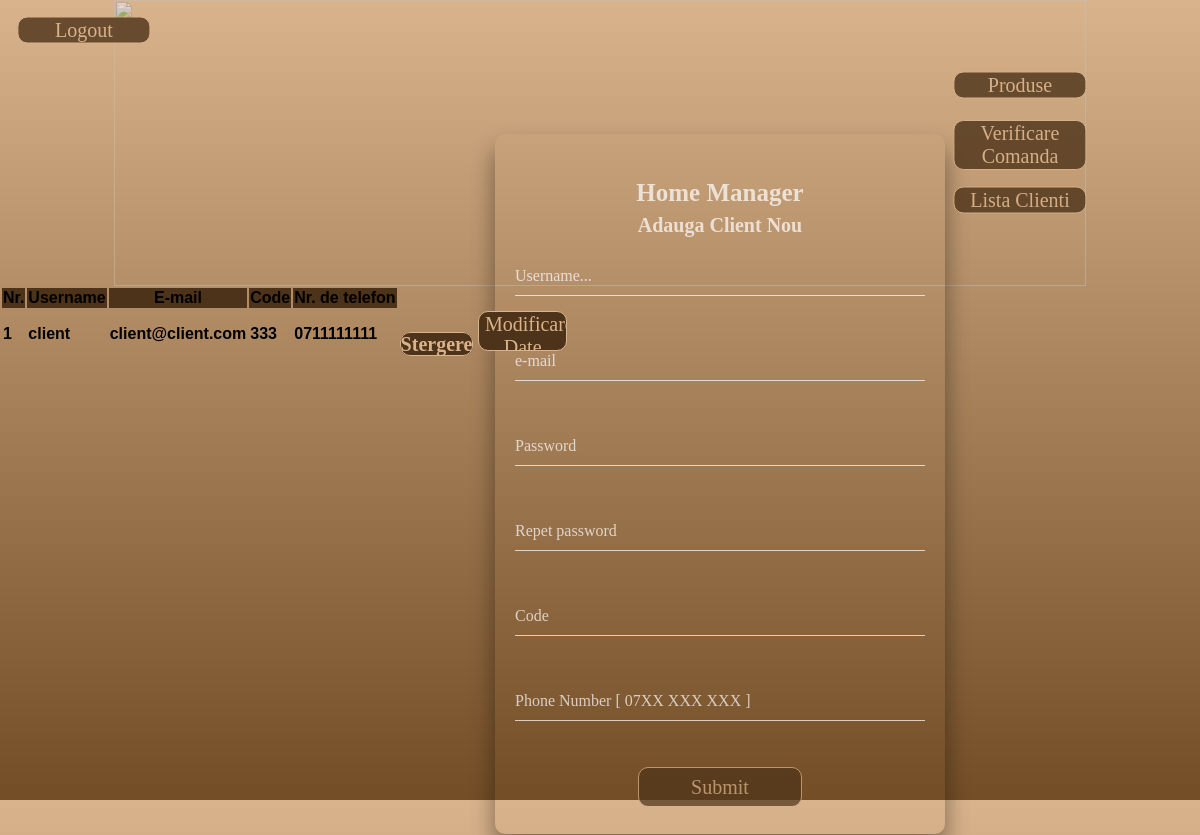
The page /clienti.php on the database its author committed.
### tables this page shows
CREATE TABLE `clients` (
  `idClients` int(11) NOT NULL,
  `uidClients` tinytext NOT NULL,
  `emailClients` tinytext NOT NULL,
  `pwdClients` longtext NOT NULL,
  `codeClients` tinytext NOT NULL,
  `numberClients` tinytext NOT NULL
);

### clienti.php (the view, shortened to what this page needs)
<?php
  echo '<form action="includes/logout.inc.php" method="post">
    <button type="submit" name="logout-submit" class="logoutbutton">Logout</button>
    </form>';
?>
<!DOCTYPE html>
<html>
	<head>
	</head>
	<link rel="stylesheet" href="style6.css">
	<body>
  <div style="text-align: center">
  	<img src="imagini/titlu2.jpg" width="90%" height=286px class="pozamanager">
    <a href="produse.php" target="_top">
       <button  class="produse">Produse</button>
    </a>
    <a href="verif.php" target="_top">
       <button  class="verif">Verificare Comanda</button>
    </a>
    <a href="clienti.php" target="_top">
       <button  class="clienti">Lista Clienti</button>
    </a>
<section>
<div class="login-box">
          <h2>
            <p>Home Manager</p>
          </h2>
          <h3>
            <p>Adauga Client Nou</p>
          </h3>
      <form action="includes/clienti.inc.php" method="post">
            <div style="text-align:center">
    <p >
        <div class="user-box">
    <input type="text" name="uid" placeholder="Username...">
        </div>
    </p>
    <p>
        <div class="user-box">
    <input type="text" name="mail" placeholder="e-mail">
        </div>
    </p>
    <p>
        <div class="user-box">
    <input type="text" name="pwd" placeholder="Password">
        </div>
    </p>
    <p>
        <div class="user-box">
    <input type="text" name="pwd-repeat" placeholder="Repet password">
        </div>
    </p>
    <p>
        <div class="user-box">
    <input type="text"s name="code" placeholder="Code">
        </div>
    </p>
    <p>
        <div class="user-box">
    <input type="text" name="number" placeholder="Phone Number [ 07XX XXX XXX ]">
        </div>
    </p>
</div>
<div style="text-align:center">
    <p>
    <button class="buttons" type="submit" name="client-submit">Submit</button>
    </p></div></div>
    </div>
    <table class="table" >
        <thread>
            <tr>
                <th bgcolor="#4d3319"><strong>Nr.</strong></th>
                <th bgcolor="#4d3319"><strong>Username</strong></th>
                <th bgcolor="#4d3319"><strong>E-mail</strong></th>
                <th bgcolor="#4d3319"><strong>Code</strong></th>
                <th bgcolor="#4d3319"><strong>Nr. de telefon</strong></th>
            </tr>
        </thread>
        <tbody>
            <?php
                $nr=0;
                include("includes/dbh.inc.php");
                $sel="SELECT * FROM clients";
                $query=$conn->query($sel);
                while ($row=$query->fetch_assoc()) {
                    $nr++;
            ?>
                <tr>
                    <td><strong><?php echo $nr;?></strong></td>
                    <td><strong><?php echo $row['uidClients'];?></strong></td>
                    <td><strong><?php echo $row['emailClients'];?></strong></td>
                    <td><strong><?php echo $row['codeClients'];?></strong></td>
                    <td><strong><?php echo $row['numberClients'];?></strong></td>
                    <td><strong>
                        <a href="includes/DeleteClients.php?Del=<?php echo $row['idClients'];?>" class="stergere">Stergere</a>
                        <a href="modifyclients.php" target="_top">
                            <button class="buttons" type="submit" name="signup-submit">Modificare Date</button>
                        </a>
                    </strong></td>
                </tr>
                <?php
                }
                ?>
        </tbody>
    </table>
	</body>
</html>

### style6.css (style rules this page uses)
html { height: 110%; }
body { margin:0; padding:0; font-family: sans-serif; background: linear-gradient(#d9b38c, #734d26); }
.pozamanager { opacity: 0.5; display: inline; position:relative; margin-left: auto; margin-right: auto; }
.logoutbutton { position: absolute; margin:0; font-family: Papyrus; left:7%; top:30px; opacity: 0.8; width: 11.1%; transform: translate(-50%, -50%); z-index: 5; font-size: 20px; border-radius: 10px; font-family: Papyrus; background-color: #4d3319; color: #dab38b; text-decoration: none; border: 1px solid rgba(218, 179, 139,1); overflow: hidden; margin:0; }
.logoutbutton:before { content: ""; position: absolute; top: 0; left: -100%; width: 100%; height: 100%; background: linear-gradient( 120deg, transparent, rgba(204, 204, 255,0.55), transparent ); transition: all 650ms; }
.login-box { position: absolute; top: 55%; left: 60%; width: 450px; height:700px; padding: 20px; transform: translate(-50%, -50%); box-sizing: border-box; box-shadow: 0 15px 25px rgba(0,0,0,.6); border-radius: 10px; opacity: 0.7; }
.login-box h2 { margin: 0px; font-size: 25px; padding: 0; color: #fff; text-align: center; height: 15px; font-family: Bookman Old Style; }
.login-box h3 { margin: 0px; font-size: 20px; padding: 0; color: #fff; text-align: center; font-family: Bookman Old Style; }
.login-box .user-box { position: relative; }
.login-box .user-box input { width: 100%; padding: 10px 0; font-size: 16px; color: #fff; margin-bottom: 30px; border: none; border-bottom: 1px solid #fff; outline: none; background: transparent; }
.buttons { font-size: 20px; height: 40px; width: 40%; border-radius: 10px; font-family: Bookman Old Style; background-color: #4d3319; color: #dab38b; text-decoration: none; border: 1px solid rgba(218, 179, 139,1); position: relative; overflow: hidden; margin:0; }
.stergere { font-size: 20px; height: 40px; width: 40%; border-radius: 10px; font-family: Bookman Old Style; background-color: #4d3319; color: #dab38b; text-decoration: none; border: 1px solid rgba(218, 179, 139,1); position: relative; overflow: hidden; margin:0; }
.buttons:before { content: ""; position: absolute; top: 0; left: -100%; width: 100%; height: 100%; background: linear-gradient( 120deg, transparent, rgba(204, 204, 255,0.55), transparent ); transition: all 650ms; }
.produse { position: absolute; margin:0; font-family: Papyrus; left:85%; top:85px; opacity: 0.8; width: 11.1%; transform: translate(-50%, -50%); z-index: 5; font-size: 20px; border-radius: 10px; font-family: Papyrus; background-color: #4d3319; color: #dab38b; text-decoration: none; border: 1px solid rgba(218, 179, 139,1); overflow: hidden; margin:0; }
.verif { position: absolute; margin:0; font-family: Papyrus; left:85%; top:145px; opacity: 0.8; width: 11.1%; transform: translate(-50%, -50%); z-index: 5; font-size: 20px; border-radius: 10px; font-family: Papyrus; background-color: #4d3319; color: #dab38b; text-decoration: none; border: 1px solid rgba(218, 179, 139,1); overflow: hidden; margin:0; }
.clienti { position: absolute; margin:0; font-family: Papyrus; left:85%; top:200px; opacity: 0.8; width: 11.1%; transform: translate(-50%, -50%); z-index: 5; font-size: 20px; border-radius: 10px; font-family: Papyrus; background-color: #4d3319; color: #dab38b; text-decoration: none; border: 1px solid rgba(218, 179, 139,1); overflow: hidden; margin:0; }

### rows shown on the page
clients: uidClients "client", emailClients "client@client.com", codeClients "333", numberClients "0711111111"
